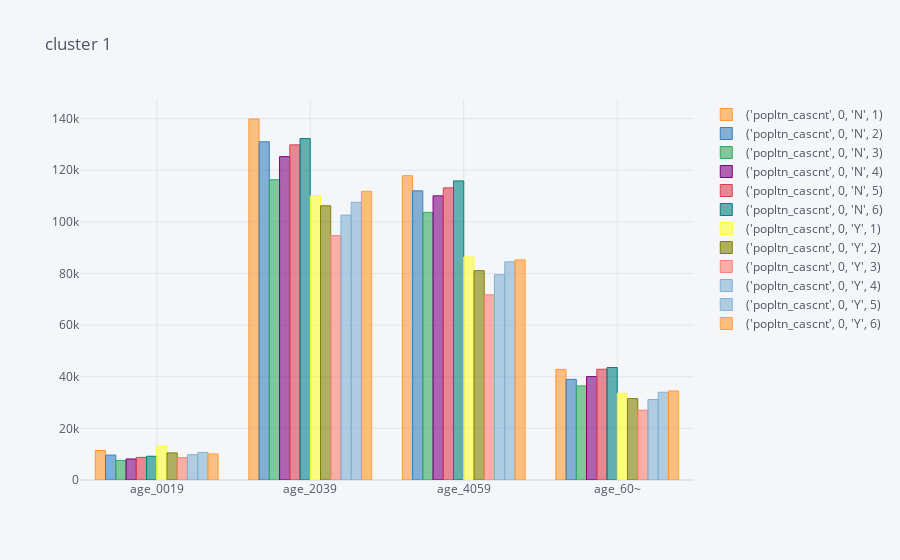

Write notebook code for a chart like this one.
### Code cell
clu_result.loc[0,:,:].unstack([0,2]).swaplevel(0, 1, axis=0).sort_index(0).unstack().iplot('bar', title = 'cluster 1')

### Figure 1 — Plotly figure (JSON) as saved in the notebook; plotly's stock layout.template omitted (floating-point values rounded to 4 significant figures)
{"data": [{"marker": {"color": "rgba(255, 153, 51, 0.6)", "line": {"color": "rgba(255, 153, 51, 1.0)", "width": 1}}, "name": "('popltn_cascnt', 0, 'N', 1)", "orientation": "v", "text": "", "type": "bar", "x": ["age_0019", "age_2039", "age_4059", "age_60~"], "y": [11420.0, 139800.0, 117900.0, 42830.0]}, {"marker": {"color": "rgba(55, 128, 191, 0.6)", "line": {"color": "rgba(55, 128, 191, 1.0)", "width": 1}}, "name": "('popltn_cascnt', 0, 'N', 2)", "orientation": "v", "text": "", "type": "bar", "x": ["age_0019", "age_2039", "age_4059", "age_60~"], "y": [9652.0, 131000.0, 112000.0, 38980.0]}, {"marker": {"color": "rgba(50, 171, 96, 0.6)", "line": {"color": "rgba(50, 171, 96, 1.0)", "width": 1}}, "name": "('popltn_cascnt', 0, 'N', 3)", "orientation": "v", "text": "", "type": "bar", "x": ["age_0019", "age_2039", "age_4059", "age_60~"], "y": [7566.0, 116300.0, 103700.0, 36450.0]}, {"marker": {"color": "rgba(128, 0, 128, 0.6)", "line": {"color": "rgba(128, 0, 128, 1.0)", "width": 1}}, "name": "('popltn_cascnt', 0, 'N', 4)", "orientation": "v", "text": "", "type": "bar", "x": ["age_0019", "age_2039", "age_4059", "age_60~"], "y": [8148.0, 125300.0, 110100.0, 40060.0]}, {"marker": {"color": "rgba(219, 64, 82, 0.6)", "line": {"color": "rgba(219, 64, 82, 1.0)", "width": 1}}, "name": "('popltn_cascnt', 0, 'N', 5)", "orientation": "v", "text": "", "type": "bar", "x": ["age_0019", "age_2039", "age_4059", "age_60~"], "y": [8769.0, 129800.0, 113200.0, 42910.0]}, {"marker": {"color": "rgba(0, 128, 128, 0.6)", "line": {"color": "rgba(0, 128, 128, 1.0)", "width": 1}}, "name": "('popltn_cascnt', 0, 'N', 6)", "orientation": "v", "text": "", "type": "bar", "x": ["age_0019", "age_2039", "age_4059", "age_60~"], "y": [9195.0, 132300.0, 115900.0, 43570.0]}, {"marker": {"color": "rgba(255, 255, 51, 0.6)", "line": {"color": "rgba(255, 255, 51, 1.0)", "width": 1}}, "name": "('popltn_cascnt', 0, 'Y', 1)", "orientation": "v", "text": "", "type": "bar", "x": ["age_0019", "age_2039", "age_4059", "age_60~"], "y": [13060.0, 110100.0, 86380.0, 33630.0]}, {"marker": {"color": "rgba(128, 128, 0, 0.6)", "line": {"color": "rgba(128, 128, 0, 1.0)", "width": 1}}, "name": "('popltn_cascnt', 0, 'Y', 2)", "orientation": "v", "text": "", "type": "bar", "x": ["age_0019", "age_2039", "age_4059", "age_60~"], "y": [10510.0, 106200.0, 81090.0, 31530.0]}, {"marker": {"color": "rgba(251, 128, 114, 0.6)", "line": {"color": "rgba(251, 128, 114, 1.0)", "width": 1}}, "name": "('popltn_cascnt', 0, 'Y', 3)", "orientation": "v", "text": "", "type": "bar", "x": ["age_0019", "age_2039", "age_4059", "age_60~"], "y": [8634.0, 94650.0, 71720.0, 27040.0]}, {"marker": {"color": "rgba(128, 177, 211, 0.6)", "line": {"color": "rgba(128, 177, 211, 1.0)", "width": 1}}, "name": "('popltn_cascnt', 0, 'Y', 4)", "orientation": "v", "text": "", "type": "bar", "x": ["age_0019", "age_2039", "age_4059", "age_60~"], "y": [9806.0, 102600.0, 79510.0, 31170.0]}, {"marker": {"color": "rgba(128, 177, 211, 0.6)", "line": {"color": "rgba(128, 177, 211, 0.8999999999999999)", "width": 1}}, "name": "('popltn_cascnt', 0, 'Y', 5)", "orientation": "v", "text": "", "type": "bar", "x": ["age_0019", "age_2039", "age_4059", "age_60~"], "y": [10690.0, 107600.0, 84520.0, 34000.0]}, {"marker": {"color": "rgba(255, 153, 51, 0.6)", "line": {"color": "rgba(255, 153, 51, 0.8999999999999999)", "width": 1}}, "name": "('popltn_cascnt', 0, 'Y', 6)", "orientation": "v", "text": "", "type": "bar", "x": ["age_0019", "age_2039", "age_4059", "age_60~"], "y": [10120.0, 111800.0, 85270.0, 34510.0]}], "layout": {"legend": {"bgcolor": "#F5F6F9", "font": {"color": "#4D5663"}}, "paper_bgcolor": "#F5F6F9", "plot_bgcolor": "#F5F6F9", "title": {"font": {"color": "#4D5663"}, "text": "cluster 1"}, "xaxis": {"gridcolor": "#E1E5ED", "showgrid": true, "tickfont": {"color": "#4D5663"}, "title": {"font": {"color": "#4D5663"}, "text": ""}, "zerolinecolor": "#E1E5ED"}, "yaxis": {"gridcolor": "#E1E5ED", "showgrid": true, "tickfont": {"color": "#4D5663"}, "title": {"font": {"color": "#4D5663"}, "text": ""}, "zerolinecolor": "#E1E5ED"}}}
